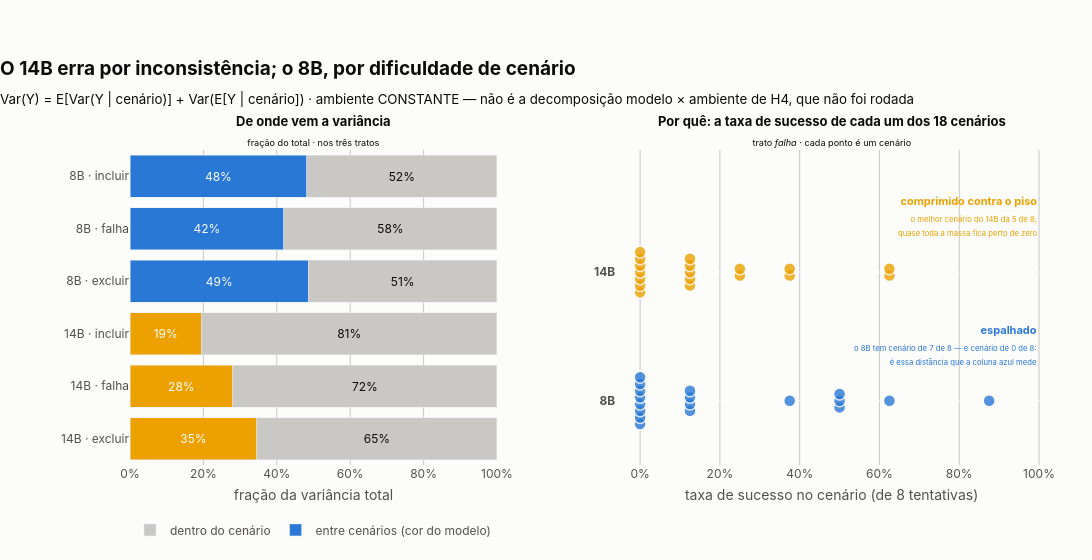

The notebook cell saved with this chart:
### Markdown cell above
---

## 4. Por que ela inverte — a decomposição

`figures/fig10_decomposicao_variancia.png`.

    Var(Y) = E[Var(Y | cenário)] + Var(E[Y | cenário])
             └── dentro do cenário ──┘   └── entre cenários ──┘

**O que ela mostra:** quase metade da variância do 8B é **entre** cenários (42–49% nos três
tratos) — ele tem cenários que domina e cenários que não. A do 14B é predominantemente **dentro**
do cenário (só 19–35% é entre): ele varia de tentativa para tentativa no mesmo cenário. `pass^k`
cobra exatamente essa segunda; a média simples não vê nenhuma das duas. A direção sobrevive aos
três tratos, ao contrário do nível.

**O que ela NÃO mostra:** **não é a decomposição de H4.** `METRICAS §7.2` chama de decomposição
de variância a separação *modelo × ambiente*, que exige os dois braços. Aqui o ambiente é
**constante** — a pergunta é outra, e `Decomposicao` não tem campo que sugira o contrário.

### Code cell
dec = {ch: decomposicao_de_variancia(v) for ch, v in vet.items()}

fig2 = make_subplots(
    rows=1, cols=2, column_widths=[0.46, 0.54], horizontal_spacing=0.13,
    subplot_titles=[
        "<b>De onde vem a variância</b><br>"
        "<sub>fração do total · nos três tratos</sub>",
        "<b>Por quê: a taxa de sucesso de cada um dos 18 cenários</b><br>"
        "<sub>trato <i>falha</i> · cada ponto é um cenário</sub>",
    ],
)

rotulos_y, fr_entre, fr_dentro, cores = [], [], [], []
for modelo in MODELOS:
    for trato in TRATOS:
        d = dec[(modelo, trato)]
        rotulos_y.append(f"{ROTULO[modelo]} · {trato}")
        fr_entre.append(d.entre / d.total)
        fr_dentro.append(d.dentro / d.total)
        cores.append(COR[modelo])

fig2.add_bar(
    x=fr_entre, y=rotulos_y, orientation="h", row=1, col=1, name="entre cenários (cor do modelo)",
    marker=dict(color=cores), text=[f"{v:.0%}" for v in fr_entre],
    textposition="inside", insidetextanchor="middle",
    textfont=dict(color=SUPERFICIE, size=12),
    hovertemplate="entre cenários · %{x:.1%}<extra></extra>",
)
fig2.add_bar(
    x=fr_dentro, y=rotulos_y, orientation="h", row=1, col=1, name="dentro do cenário",
    marker=dict(color=CINZA), text=[f"{v:.0%}" for v in fr_dentro],
    textposition="inside", insidetextanchor="middle",
    textfont=dict(color=TINTA, size=12),
    hovertemplate="dentro do cenário · %{x:.1%}<extra></extra>",
)

for i, modelo in enumerate(MODELOS):
    taxas = sorted(sum(v) / len(v) for v in vet[(modelo, "falha")].por_cenario.values())
    # Empilhamento centrado: muitos cenários caem na MESMA taxa (várias em zero) e um
    # ponto sobre o outro esconderia a massa que é justamente o achado.
    quantos: dict[float, int] = {}
    for t in taxas:
        quantos[t] = quantos.get(t, 0) + 1
    postos: dict[float, int] = {}
    y = []
    for t in taxas:
        n = postos.get(t, 0)
        postos[t] = n + 1
        y.append(i + (n - (quantos[t] - 1) / 2) * 0.052)
    fig2.add_scatter(
        x=taxas, y=y, mode="markers", row=1, col=2, showlegend=False,
        marker=dict(size=12, color=COR[modelo], opacity=0.8,
                    line=dict(color=SUPERFICIE, width=1.5)),
        hovertemplate=f"{ROTULO[modelo]} · %{{x:.0%}} dos 8 trials<extra></extra>",
    )

# As duas frases descrevem o que os pontos mostram, e o eixo x é o mesmo nos dois.
fig2.add_annotation(
    row=1, col=2, x=1.0, y=1.62, xanchor="right", yanchor="top", showarrow=False,
    text=("<b>comprimido contra o piso</b><br><sub>o melhor cenário do 14B dá 5 de 8;<br>"
          "quase toda a massa fica perto de zero</sub>"),
    font=dict(color=AMBAR, size=11), align="right",
)
fig2.add_annotation(
    row=1, col=2, x=1.0, y=0.62, xanchor="right", yanchor="top", showarrow=False,
    text=("<b>espalhado</b><br><sub>o 8B tem cenário de 7 de 8 — e cenário de 0 de 8:<br>"
          "é essa distância que a coluna azul mede</sub>"),
    font=dict(color=AZUL, size=11), align="right",
)

fig2.update_layout(
    title=dict(
        text=("<b>O 14B erra por inconsistência; o 8B, por dificuldade de cenário</b><br>"
              "<sub>Var(Y) = E[Var(Y | cenário)] + Var(E[Y | cenário]) · ambiente CONSTANTE — "
              "não é a decomposição modelo × ambiente de H4, que não foi rodada</sub>"),
        font=dict(color=TINTA, size=19), x=0, xanchor="left",
    ),
    barmode="stack", plot_bgcolor=SUPERFICIE, paper_bgcolor=SUPERFICIE,
    font=dict(color=TINTA2, family=fg.FAMILIA), width=1180, height=560,
    margin=dict(l=130, r=45, t=150, b=95),
    legend=dict(orientation="h", y=-0.16, x=0.0, yanchor="top", xanchor="left"),
)
fig2.update_xaxes(row=1, col=1, tickformat=".0%", gridcolor=CINZA, zeroline=False,
                  range=[0, 1], title=dict(text="fração da variância total", standoff=10))
fig2.update_yaxes(row=1, col=1, autorange="reversed", gridcolor=SUPERFICIE)
fig2.update_xaxes(row=1, col=2, tickformat=".0%", gridcolor=CINZA, zeroline=False,
                  range=[-0.06, 1.02],
                  title=dict(text="taxa de sucesso no cenário (de 8 tentativas)", standoff=10))
fig2.update_yaxes(row=1, col=2, tickmode="array", tickvals=[0, 1],
                  ticktext=[f"<b>{ROTULO[m]}</b>" for m in MODELOS],
                  range=[-0.5, 1.95], gridcolor=SUPERFICIE, zeroline=False)
for anotacao in fig2.layout.annotations[:2]:
    anotacao.font = dict(color=TINTA, size=13)

fg.exportar(fig2, "fig10_decomposicao_variancia", FIGURAS)
fig2.show()

### Figure 1 — Plotly figure (JSON) as saved in the notebook; plotly's stock layout.template omitted (floating-point values rounded to 4 significant figures)
{"data": [{"hovertemplate": "entre cenários · %{x:.1%}<extra></extra>", "insidetextanchor": "middle", "marker": {"color": ["#2a78d6", "#2a78d6", "#2a78d6", "#eda100", "#eda100", "#eda100"]}, "name": "entre cenários (cor do modelo)", "orientation": "h", "text": ["48%", "42%", "49%", "19%", "28%", "35%"], "textfont": {"color": "#fcfcfb", "size": 12}, "textposition": "inside", "type": "bar", "x": [0.4816, 0.4194, 0.4864, 0.1947, 0.28, 0.3455], "xaxis": "x", "y": ["8B · incluir", "8B · falha", "8B · excluir", "14B · incluir", "14B · falha", "14B · excluir"], "yaxis": "y"}, {"hovertemplate": "dentro do cenário · %{x:.1%}<extra></extra>", "insidetextanchor": "middle", "marker": {"color": "#c9c8c4"}, "name": "dentro do cenário", "orientation": "h", "text": ["52%", "58%", "51%", "81%", "72%", "65%"], "textfont": {"color": "#0b0b0b", "size": 12}, "textposition": "inside", "type": "bar", "x": [0.5184, 0.5806, 0.5136, 0.8053, 0.72, 0.6545], "xaxis": "x", "y": ["8B · incluir", "8B · falha", "8B · excluir", "14B · incluir", "14B · falha", "14B · excluir"], "yaxis": "y"}, {"hovertemplate": "8B · %{x:.0%} dos 8 trials<extra></extra>", "marker": {"color": "#2a78d6", "line": {"color": "#fcfcfb", "width": 1.5}, "opacity": 0.8, "size": 12}, "mode": "markers", "showlegend": false, "type": "scatter", "x": [0.0, 0.0, 0.0, 0.0, 0.0, 0.0, 0.0, 0.0, 0.125, 0.125, 0.125, 0.125, 0.375, 0.5, 0.5, 0.5, 0.625, 0.875], "xaxis": "x2", "y": [-0.182, -0.13, -0.078, -0.026, 0.026, 0.078, 0.13, 0.182, -0.078, -0.026, 0.026, 0.078, 0.0, -0.052, 0.0, 0.052, 0.0, 0.0], "yaxis": "y2"}, {"hovertemplate": "14B · %{x:.0%} dos 8 trials<extra></extra>", "marker": {"color": "#eda100", "line": {"color": "#fcfcfb", "width": 1.5}, "opacity": 0.8, "size": 12}, "mode": "markers", "showlegend": false, "type": "scatter", "x": [0.0, 0.0, 0.0, 0.0, 0.0, 0.0, 0.0, 0.125, 0.125, 0.125, 0.125, 0.125, 0.25, 0.25, 0.375, 0.375, 0.625, 0.625], "xaxis": "x2", "y": [0.844, 0.896, 0.948, 1.0, 1.052, 1.104, 1.156, 0.896, 0.948, 1.0, 1.052, 1.104, 0.974, 1.026, 0.974, 1.026, 0.974, 1.026], "yaxis": "y2"}], "layout": {"annotations": [{"font": {"color": "#0b0b0b", "size": 13}, "showarrow": false, "text": "<b>De onde vem a variância</b><br><sub>fração do total · nos três tratos</sub>", "x": 0.2001, "xanchor": "center", "xref": "paper", "y": 1.0, "yanchor": "bottom", "yref": "paper"}, {"font": {"color": "#0b0b0b", "size": 13}, "showarrow": false, "text": "<b>Por quê: a taxa de sucesso de cada um dos 18 cenários</b><br><sub>trato <i>falha</i> · cada ponto é um cenário</sub>", "x": 0.7651, "xanchor": "center", "xref": "paper", "y": 1.0, "yanchor": "bottom", "yref": "paper"}, {"align": "right", "font": {"color": "#eda100", "size": 11}, "showarrow": false, "text": "<b>comprimido contra o piso</b><br><sub>o melhor cenário do 14B dá 5 de 8;<br>quase toda a massa fica perto de zero</sub>", "x": 1.0, "xanchor": "right", "xref": "x2", "y": 1.62, "yanchor": "top", "yref": "y2"}, {"align": "right", "font": {"color": "#2a78d6", "size": 11}, "showarrow": false, "text": "<b>espalhado</b><br><sub>o 8B tem cenário de 7 de 8 — e cenário de 0 de 8:<br>é essa distância que a coluna azul mede</sub>", "x": 1.0, "xanchor": "right", "xref": "x2", "y": 0.62, "yanchor": "top", "yref": "y2"}], "barmode": "stack", "font": {"color": "#52514e", "family": "Inter, Helvetica, Arial, sans-serif"}, "height": 560, "legend": {"orientation": "h", "x": 0.0, "xanchor": "left", "y": -0.16, "yanchor": "top"}, "margin": {"b": 95, "l": 130, "r": 45, "t": 150}, "paper_bgcolor": "#fcfcfb", "plot_bgcolor": "#fcfcfb", "title": {"font": {"color": "#0b0b0b", "size": 19}, "text": "<b>O 14B erra por inconsistência; o 8B, por dificuldade de cenário</b><br><sub>Var(Y) = E[Var(Y | cenário)] + Var(E[Y | cenário]) · ambiente CONSTANTE — não é a decomposição modelo × ambiente de H4, que não foi rodada</sub>", "x": 0, "xanchor": "left"}, "width": 1180, "xaxis": {"anchor": "y", "domain": [0.0, 0.4002], "gridcolor": "#c9c8c4", "range": [0, 1], "tickformat": ".0%", "title": {"standoff": 10, "text": "fração da variância total"}, "zeroline": false}, "xaxis2": {"anchor": "y2", "domain": [0.5302, 1.0], "gridcolor": "#c9c8c4", "range": [-0.06, 1.02], "tickformat": ".0%", "title": {"standoff": 10, "text": "taxa de sucesso no cenário (de 8 tentativas)"}, "zeroline": false}, "yaxis": {"anchor": "x", "autorange": "reversed", "domain": [0.0, 1.0], "gridcolor": "#fcfcfb"}, "yaxis2": {"anchor": "x2", "domain": [0.0, 1.0], "gridcolor": "#fcfcfb", "range": [-0.5, 1.95], "tickmode": "array", "ticktext": ["<b>8B</b>", "<b>14B</b>"], "tickvals": [0, 1], "zeroline": false}}}
